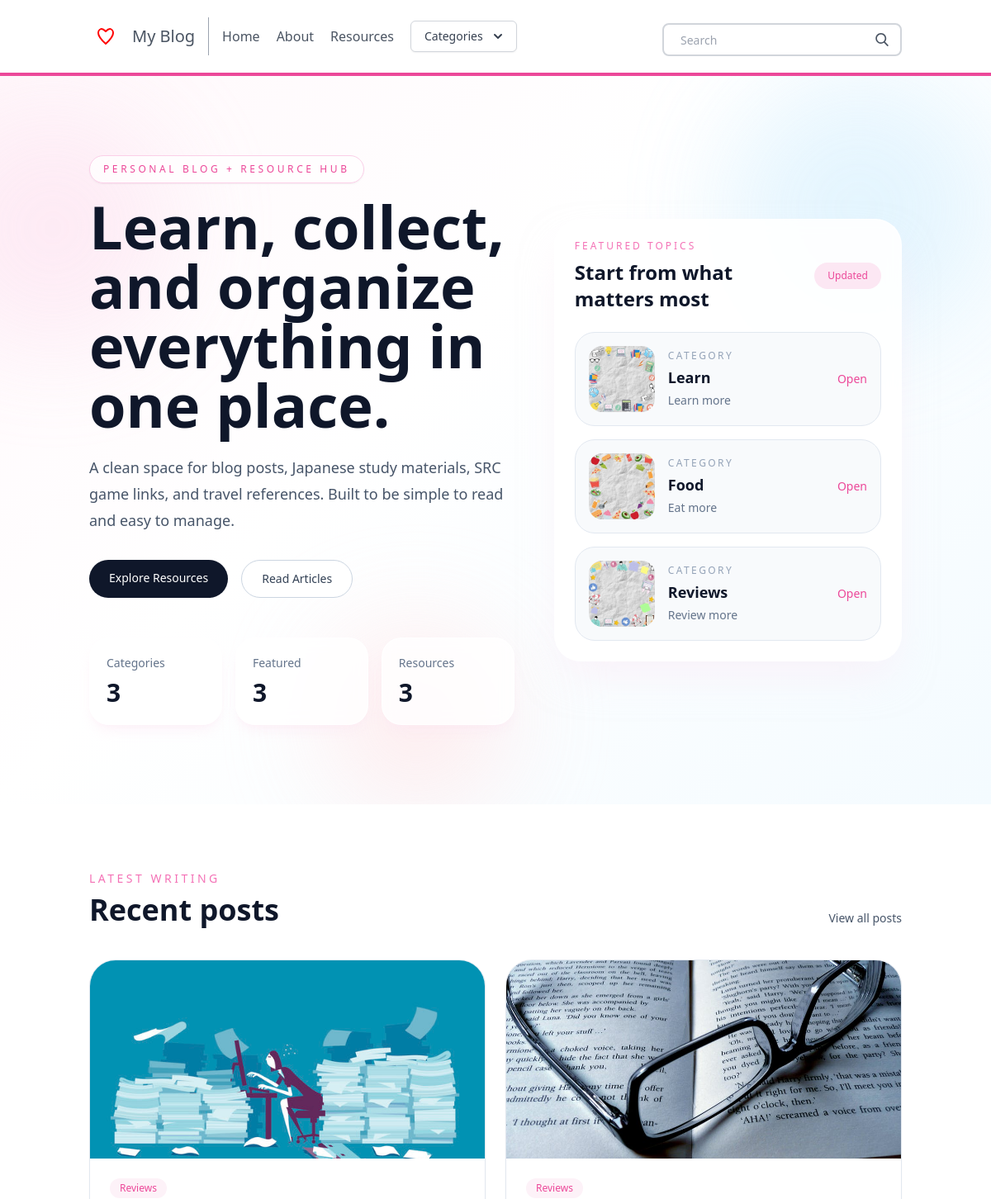
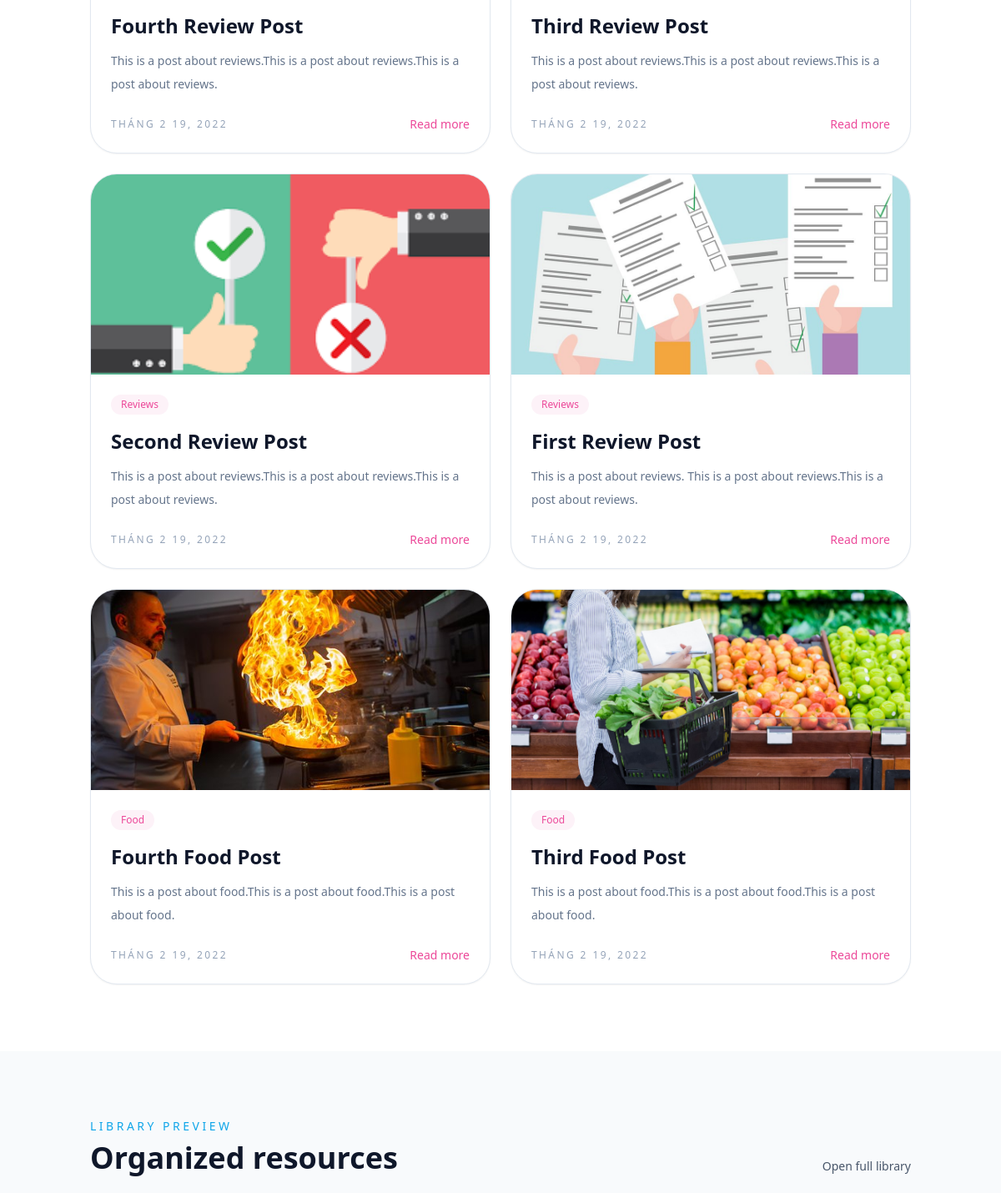
The app's page / (upper part), older data (2 pictures, top to bottom).
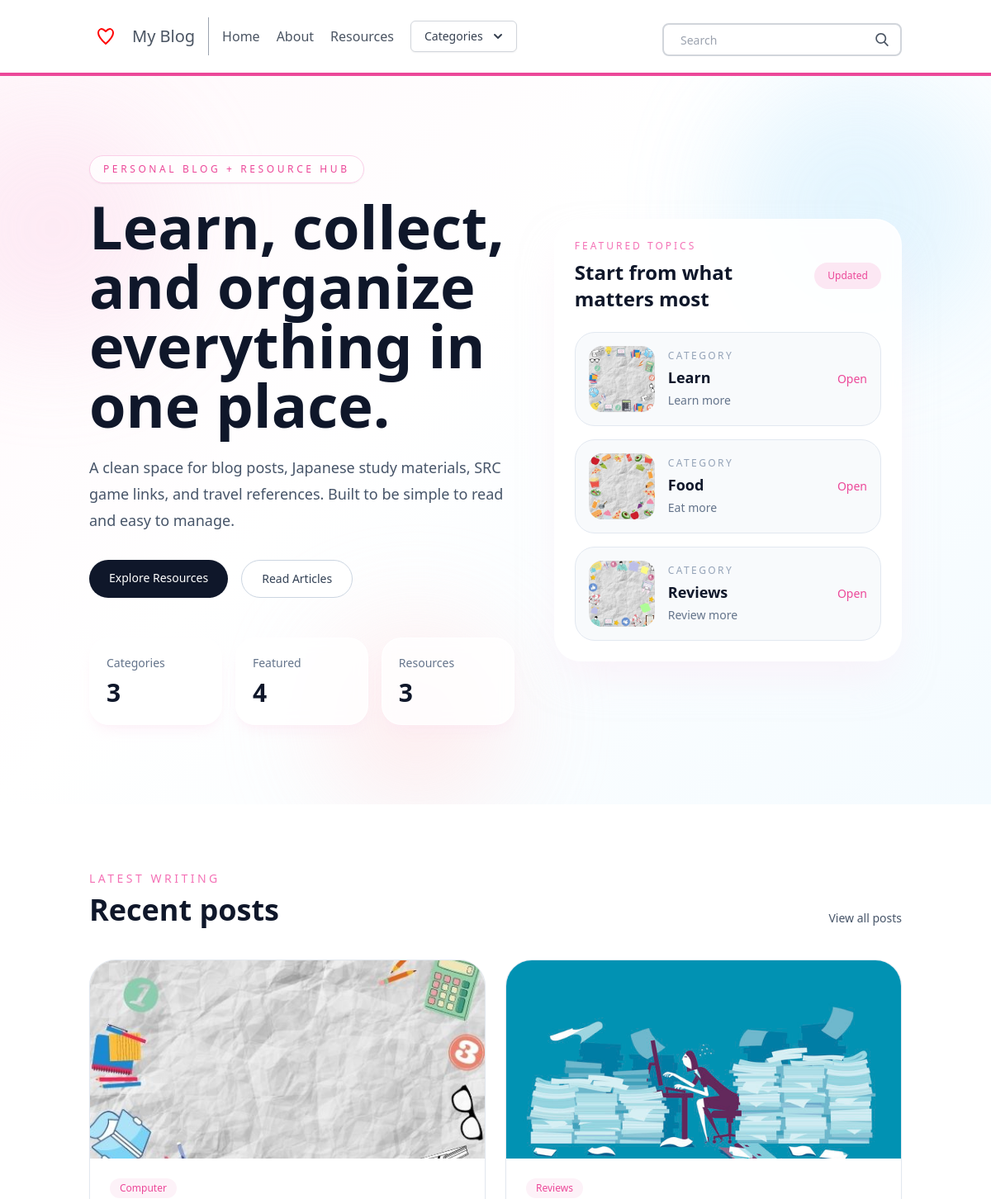
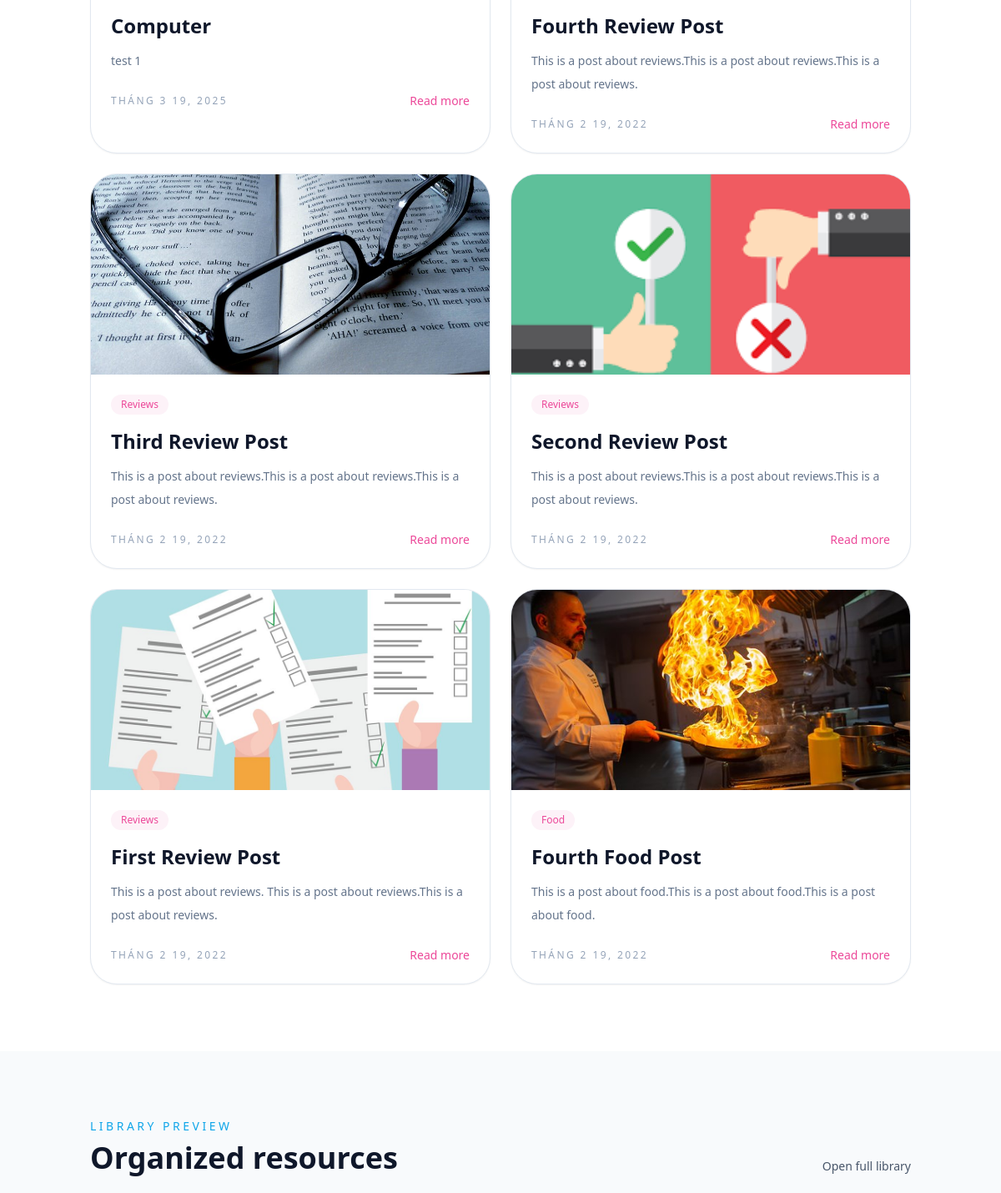
The same page, newer data (2 pictures, top to bottom).
### posts/models.py (models this page shows, shortened)
class Category(models.Model):
    title = models.CharField(max_length=20)
    subtitle = models.CharField(max_length=20)
    slug = models.SlugField()
    thumbnail = models.ImageField()

class Post(models.Model):
    title = models.CharField(max_length=100)
    slug = models.SlugField()
    overview = models.TextField()
    timestamp = models.DateTimeField(auto_now_add=True)
    content = models.TextField()
    author = models.ForeignKey(Author, on_delete=models.CASCADE)
    thumbnail = models.ImageField()
    categories = models.ManyToManyField(Category)
    featured = models.BooleanField()

### posts/views.py (the view)
# urls.py: path('', homepage, name = 'homepage'),
def homepage (request):
    categories = Category.objects.all()[0:3]
    featured = Post.objects.filter(featured=True)
    latest = Post.objects.order_by('-timestamp')[0:6]
    resource_sections = ResourceSection.objects.prefetch_related('groups__links')[:3]
    context= {
        'object_list': featured,
        'latest': latest,
        'categories':categories,
        'resource_sections': resource_sections,
    }
    return render(request, 'homepage.html',context)

### posts/templatetags/markdown_extras.py (called while the page is built)
@register.simple_tag
def get_categories():
    return Category.objects.all()[0:3]

### templates/homepage.html (shortened to what the changed rows need)
{% extends 'base.html' %}
{% block content %}
<section class="relative overflow-hidden bg-[linear-gradient(135deg,_#fff8fb_0%,_#fff_42%,_#f4fbff_100%)]">
  <div class="relative container mx-auto px-5 py-16 md:py-24">
    <div class="grid items-center gap-12 lg:grid-cols-[1.1fr_0.9fr]">
      <div>
        <h1 class="max-w-3xl text-5xl font-semibold leading-tight text-slate-900 md:text-7xl">
          Learn, collect, and organize everything in one place.
        </h1>
        <div class="mt-12 grid gap-4 sm:grid-cols-3">
          <div class="rounded-3xl border border-white/80 bg-white/80 p-5 shadow-lg shadow-pink-100/40 backdrop-blur">
            <p class="text-sm text-slate-500">Featured</p>
            <p class="mt-2 text-3xl font-semibold text-slate-900">{{ object_list|length }}</p>
          </div>
        </div>
      </div>
      <div class="relative">
        <div class="rounded-[2rem] border border-white/70 bg-white/90 p-6 shadow-2xl shadow-pink-100/50 backdrop-blur">
          <div class="mb-6 flex items-center justify-between">
            <div>
              <h2 class="mt-2 text-2xl font-semibold text-slate-900">Start from what matters most</h2>
            </div>
          </div>
          <div class="space-y-4">
            {% for category in categories %}
            <a href="{% url 'postlist' category.slug %}" class="group flex items-center gap-4 rounded-3xl border border-slate-200 bg-slate-50 px-4 py-4 transition hover:-translate-y-0.5 hover:border-pink-200 hover:bg-white hover:shadow-md">
              <img src="{{ category.thumbnail.url }}" alt="{{ category.title }}" class="h-20 w-20 rounded-2xl object-cover">
              <div class="flex-1">
                <p class="text-xs uppercase tracking-[0.2em] text-slate-400">Category</p>
                <h3 class="mt-1 text-lg font-semibold text-slate-900">{{ category.title }}</h3>
                <p class="mt-1 text-sm text-slate-500">{{ category.subtitle }}</p>
              </div>
              <span class="text-sm font-medium text-pink-500 transition group-hover:translate-x-1">Open</span>
            </a>
            {% endfor %}
          </div>
        </div>
      </div>
    </div>
  </div>
</section>
<section class="bg-white">
  <div class="container mx-auto px-5 py-20">
    <div class="mb-10 flex flex-col gap-4 md:flex-row md:items-end md:justify-between">
      <div>
        <h2 class="mt-2 text-4xl font-semibold text-slate-900">Recent posts</h2>
      </div>
    </div>
    <div class="grid gap-6 md:grid-cols-2 xl:grid-cols-3">
      {% for post in latest %}
      <article class="overflow-hidden rounded-[2rem] border border-slate-200 bg-white shadow-sm transition hover:-translate-y-1 hover:shadow-xl hover:shadow-slate-200/60">
        <a href="{% url 'post' post.slug %}" class="block">
          <img src="{{ post.thumbnail.url }}" alt="{{ post.title }}" class="h-60 w-full object-cover">
        </a>
        <div class="p-6">
          <div class="mb-4 flex flex-wrap gap-2">
            {% for category in post.categories.all %}
            <span class="rounded-full bg-pink-50 px-3 py-1 text-xs font-medium text-pink-500">{{ category.title }}</span>
            {% endfor %}
          </div>
          <h3 class="text-2xl font-semibold text-slate-900">{{ post.title }}</h3>
          <p class="mt-3 line-clamp-3 text-sm leading-7 text-slate-500">{{ post.overview }}</p>
          <div class="mt-6 flex items-center justify-between">
            <p class="text-xs uppercase tracking-[0.2em] text-slate-400">{{ post.timestamp|date:"M d, Y" }}</p>
            <a href="{% url 'post' post.slug %}" class="text-sm font-medium text-pink-500 hover:text-pink-600">Read more</a>
          </div>
        </div>
      </article>
      {% endfor %}
    </div>
  </div>
</section>
<section class="bg-slate-50">
  <div class="container mx-auto px-5 py-20">
    <div class="mb-10 flex flex-col gap-4 md:flex-row md:items-end md:justify-between">
      <div>
        <h2 class="mt-2 text-4xl font-semibold text-slate-900">Organized resources</h2>
      </div>
    </div>
  </div>
</section>
{% endblock content %}

Row changes from the older to the newer data that the page shows:
no longer on this page (row edited): Post: thumbnail (picture), title "Third Food Post", overview "This is a post about food.This is a post about food.This is a post about food.", timestamp "THÁNG 2 19, 2022", Category (title "Food")
added Post: thumbnail (picture), title "Computer", overview "test 1", timestamp "THÁNG 3 19, 2025"
added Category: title "Computer"
Text that changed along with them:
{{ object_list|length }}: "3" → "4"
